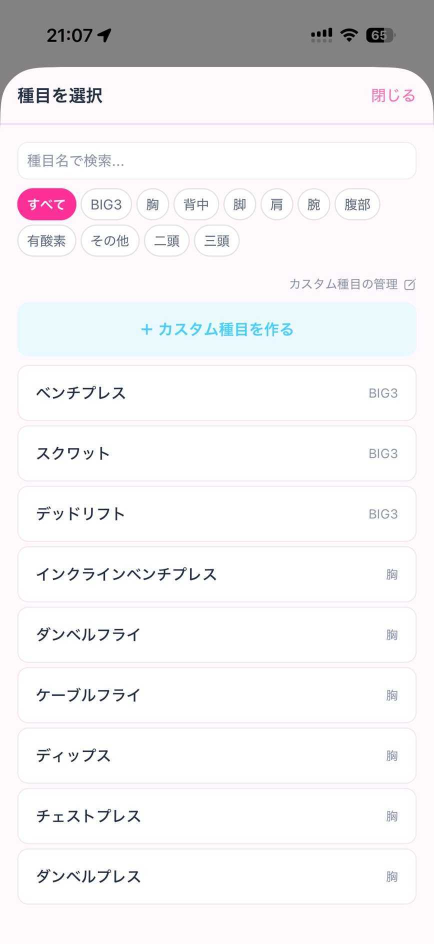
#> input picture docs/screen_shots/raw/category.jpg, 868 x 1887 px (shown at 1/2 size)
$ python -i build_overlays.py   (imports and definitions only)
#> lines starting #> are read from the running program, lines starting #| are printed output that depends on the picture
#!/usr/bin/env python3
"""Compose caption overlays onto the app screenshots.

Two outputs per screenshot, because "a picture that explains the app" and "a file App Store
Connect will accept" are not the same thing:

  overlay/   the caption drawn on the screenshot itself, at its native size
  appstore/  1242x2688, the App Store 6.5" size, with the caption above the screenshot

Plus one extra file the sources cannot provide: `01_hero.png`, a cover built from type and
the app icon rather than from a screen. It is the first thing in the gallery, where a reader
decides in about a second whether the app is for them, and no single screen of the app says
"this is a place to talk" on its own.

1242x2688 is the 6.5" display size (iPhone 11 Pro Max / XS Max). App Store Connect accepts a
6.5" set on its own and derives the larger devices from it; an earlier build targeted 6.9"
(1320x2868) and was rejected on dimensions.

The App Store variant places the screenshot on the canvas rather than scaling it to fit. The
sources are 868x1887 — close to the right aspect but a little over half the resolution — and
enlarging them further would soften every line of text in the UI, which is the part a reader
is being asked to look at.

Google Play gets its own set from the Android screenshots in raw_android/:

  play/  1080x1920 (9:16) gallery images, plus icon_512.png and feature_graphic.png

Play rejects any screenshot whose long side is more than twice its short side, and the
emulator captures (1080x2424) are past that, so they cannot be uploaded as they are. The
layout is the App Store one with the screenshot narrowed until it fits the shorter canvas.

Run from anywhere:  python3 docs/screen_shots/build_overlays.py [appstore|play]
(no argument builds both)
"""

from pathlib import Path

from PIL import Image, ImageDraw, ImageFilter, ImageFont

HERE = Path(__file__).resolve().parent
RAW_DIR = HERE / "raw"
OVERLAY_DIR = HERE / "overlay"
APPSTORE_DIR = HERE / "appstore"
RAW_ANDROID_DIR = HERE / "raw_android"
PLAY_DIR = HERE / "play"
ICON_PATH = HERE.parents[1] / "expo" / "assets" / "images" / "icon.png"

# From expo/src/constants/theme.ts, so the captions sit in the same palette as the UI
# underneath them.
INK = (36, 48, 68)          # textPrimary
MUTED = (94, 106, 125)      # textSecondary
HOT_PINK = (255, 47, 154)
BACKGROUND = (255, 248, 252)
SURFACE_PINK = (255, 234, 245)

# Noto Sans JP, kept next to this script rather than taken from the system.
#
# macOS ships no Japanese face that PIL can open — its Hiragino lives inside a protected
# asset bundle, and the one loose file, Hiragino Sans GB, is the Simplified Chinese cut,
# which gives a handful of kanji their Chinese glyph form. Wrong glyphs on a store listing
# are the kind of thing a Japanese reader notices without being able to say why.
#
# This is the variable build, so every weight comes from one file. Licensed under the SIL
# Open Font License; redistributing it alongside the images is allowed.
FONT_PATH = str(HERE / "fonts" / "NotoSansJP[wght].ttf")
FONT_URL = "https://github.com/google/fonts/raw/main/ofl/notosansjp/NotoSansJP%5Bwght%5D.ttf"

# Black rather than Bold for headlines. At the size a store gallery shows these, Bold reads
# as ordinary text; the extra weight is what makes the headline arrive first.
WEIGHT_HEAD = "Black"
WEIGHT_SUB = "Medium"

# APP_STORE_SIZE is fixed by Apple. The screenshot is placed inside it, never resized to it.
APP_STORE_SIZE = (1242, 2688)
# 9:16 is the ratio Play recommends for phone screenshots; 1080 wide matches the sources.
PLAY_SIZE = (1080, 1920)
PLAY_FEATURE_SIZE = (1024, 500)

# One caption per screenshot. Headlines are kept to roughly 12 characters so they hold one
# line at the size a store gallery shows them.
#
# Written to sound like someone who trains, not like a feature list. A gallery is skimmed:
# "スレッド一覧" tells a reader what the screen is, which they can already see — the line has
# to tell them why they would want it.
CAPTIONS = {
    "threads": ("その話、ここなら通じる", "ラットの軌道もハックの深さも。語れる相手がここにいます"),
    "gym_map": ("設備で選べば、ハズさない", "料金もマシンも先に分かる。地図から気になるジムへ"),
    "machines": ("あのマシン、どこにある？", "Hammer Strength、CYBEX、Nautilus。メーカーから引ける"),
    "category": ("最初から49種目そろってる", "BIG3も腹筋も有酸素も。開いた日からすぐ記録できます"),
    "custom_record": ("無い種目は、作っちゃおう", "部位ごと増やせるから、あなたのメニューがそのまま入る"),
    "memo": ("前回を見ながら、もう1kg", "重量も回数も補助も。保存ボタンは押さなくて大丈夫"),
    "record_menu": ("積み上げた重さは、裏切らない", "累計トン数とトレ日が、続けた分だけ増えていく"),
    "record_graph": ("伸びてるのが、目で分かる", "推定1RMの推移をグラフで。停滞も更新も一目で"),
}

# Play-only wording where the Android capture shows something different. The graph was shot
# on the max-weight tab (the estimated-1RM line of the sample data zigzags), so the subline
# cannot promise 1RM alone.
CAPTIONS_PLAY = {
    **CAPTIONS,
    "record_graph": ("伸びてるのが、目で分かる", "推定1RMも最大重量も、推移をグラフで一目で"),
}

# Gallery order. App Store Connect keeps the order files are added in, and the numbered
# filenames make that order survive a drag-and-drop of the whole folder. Anything not listed
# here still gets built, just after these.
ORDER = [
    "threads",
    "machines",
    "gym_map",
    "category",
    "custom_record",
    "memo",
    "record_menu",
    "record_graph",
]

# Play Console caps a phone gallery at eight images (the App Store allows ten), so with the
# cover that leaves seven screens. The custom-exercise form is the one left out: the graph
# says more about why someone would keep logging, and the picker already shows the catalog.
PLAY_ORDER = [
    "threads",
    "machines",
    "gym_map",
    "memo",
    "record_menu",
    "record_graph",
    "category",
]

# The cover. Lines are broken by hand rather than by the wrapper: this is the one image whose
# rhythm matters more than its fit, and 「登場。」 landing alone on the last line is the point
# of the sentence.
#
# No 「、」 after 筋トレアプリ. The line break already reads as the pause, and a centred line
# ending in a comma sits in its own half-width of blank space, which pulls the line visibly
# off-centre against the two around it.
HERO_HEAD = ["話せる", "筋トレアプリ", "登場。"]
HERO_SUB = ["ジムのマシン1台ごとにスレッドが立つ、", "筋トレ好きのための匿名掲示板。"]
HERO_SHOT = "threads"


# [144 lines left out: functions font, ensure_font, fit_size, wrap, draw_block, make_overlay and 1 more, not called in this run]


def pink_wash(canvas: Image.Image, depth: float, strength: float = 1.0) -> None:
    """Fades the app's pink down from the top of `canvas` over `depth` of its height."""
    cw, ch = canvas.size
    span = max(int(ch * depth), 1)
    grad = Image.new("RGBA", (cw, ch), (0, 0, 0, 0))
    gd = ImageDraw.Draw(grad)
    for i in range(span):
        t = i / span
        gd.line([(0, i), (cw, i)], fill=SURFACE_PINK + (int(255 * strength * (1 - t) ** 1.4),))
    canvas.paste(grad, (0, 0), grad)


# [63 lines left out: functions place_shot, make_appstore, not called in this run]


def make_hero(src: Image.Image, size: tuple[int, int] = APP_STORE_SIZE) -> Image.Image:
    """The cover: icon, headline, and the board screen rising from the bottom.

    Built from type rather than from a screen. It is the first frame in the gallery, read at
    thumbnail size in about a second, and no single screen of the app says "this is somewhere
    to talk" clearly enough on its own at that size.
    """
    cw, ch = size
    canvas = Image.new("RGB", (cw, ch), BACKGROUND)
    pink_wash(canvas, depth=0.60)
    d = ImageDraw.Draw(canvas)

    # Wider than the caption pages use. The headline is set large enough that it will take
    # whatever width it is given, and a line that ends a hair short of the edge reads as
    # deliberate where one that ends flush with it reads as overflow.
    inner = cw - round(cw * 0.095) * 2

    with Image.open(ICON_PATH) as raw_icon:
        raw_icon.load()
        icon_px = round(cw * 0.145)
        icon = rounded(
            raw_icon.convert("RGB").resize((icon_px, icon_px), Image.LANCZOS),
            round(icon_px * 0.235),  # the iOS squircle, near enough at this size
        )
    icon_y = round(ch * 0.050)
    canvas.paste(icon, ((cw - icon_px) // 2, icon_y), icon)

    # Sized off the longest line so all three share one size — stepping the size per line
    # would read as a mistake rather than as emphasis.
    head_size = fit_size(
        d, max(HERO_HEAD, key=len), inner, round(cw * 0.125), bold=True, floor_ratio=0.5
    )
    head_f = font(head_size, bold=True)
    y = icon_y + icon_px + round(ch * 0.032)
    for i, line in enumerate(HERO_HEAD):
        # The last line carries the pink, so the eye lands on 「登場。」 and not on the middle.
        color = HOT_PINK if i == len(HERO_HEAD) - 1 else INK
        w = d.textlength(line, font=head_f)
        d.text(((cw - w) / 2, y), line, font=head_f, fill=color)
        y += round(head_size * 1.24)

    y += round(head_size * 0.30)
    sub_size = fit_size(d, max(HERO_SUB, key=len), inner, round(cw * 0.040), bold=False)
    sub_f = font(sub_size)
    for line in HERO_SUB:
        w = d.textlength(line, font=sub_f)
        d.text(((cw - w) / 2, y), line, font=sub_f, fill=MUTED)
        y += round(sub_size * 1.50)

    place_shot(canvas, src, width_ratio=0.72, y=y + round(ch * 0.030))
    return canvas


# [123 lines left out: functions make_feature_graphic, build_appstore, build_play, main, not called in this run]


# [2 lines not run here, left out]

>>> import cv2
>>> picture = cv2.imread('raw/category.jpg', cv2.IMREAD_GRAYSCALE)
#> picture: shape (1887, 868); min 0, max 255, mean 240.2
>>> result = make_hero(picture)
#> in make_hero, `canvas = Image.new("RGB", (cw, ch), BACKGROUND)`:
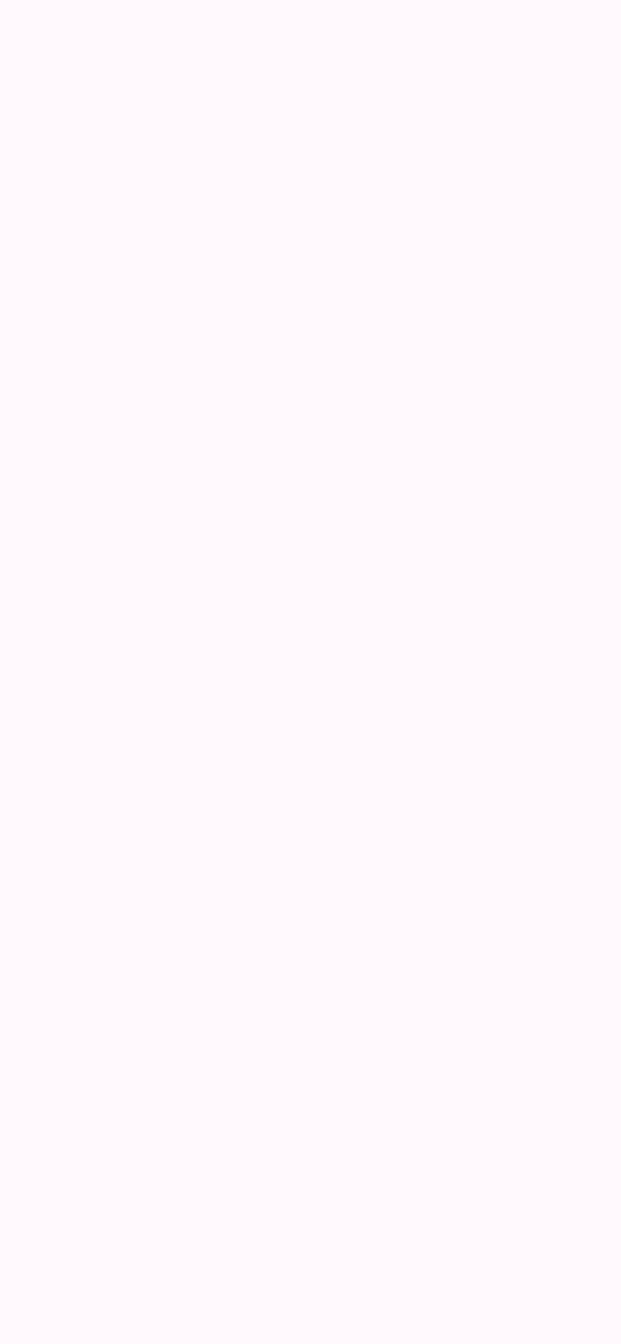
#> canvas: PIL image 1242x2688 RGB (shown at 1/2 size); mean R, G, B 255, 248, 252
#> in pink_wash, `grad = Image.new("RGBA", (cw, ch), (0, 0, 0, 0))`: grad: PIL image 1242x2688 RGBA; every value is 0
#> (the run stopped early here; a loop or call above may not have finished)

$ run again, on docs/screen_shots/raw/record_menu.jpg
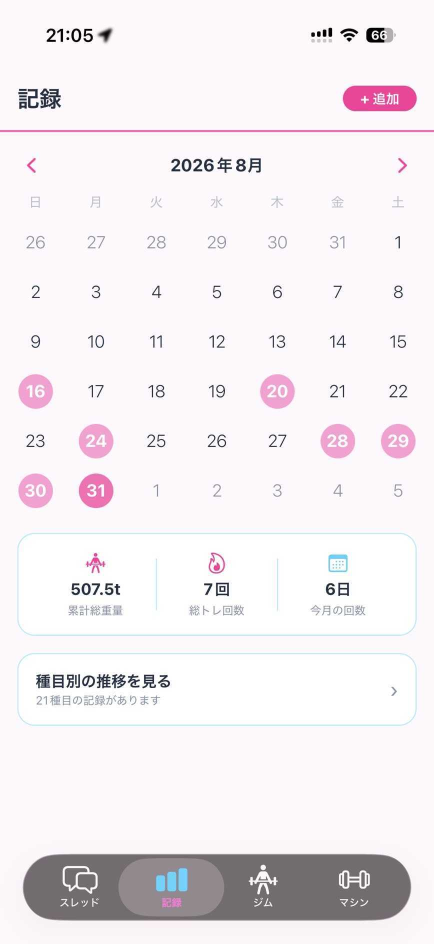
#> input picture docs/screen_shots/raw/record_menu.jpg, 868 x 1887 px (shown at 1/2 size)
#> `picture = cv2.imread('raw/category.jpg', cv2.IMREAD_GRAYSCALE)`:
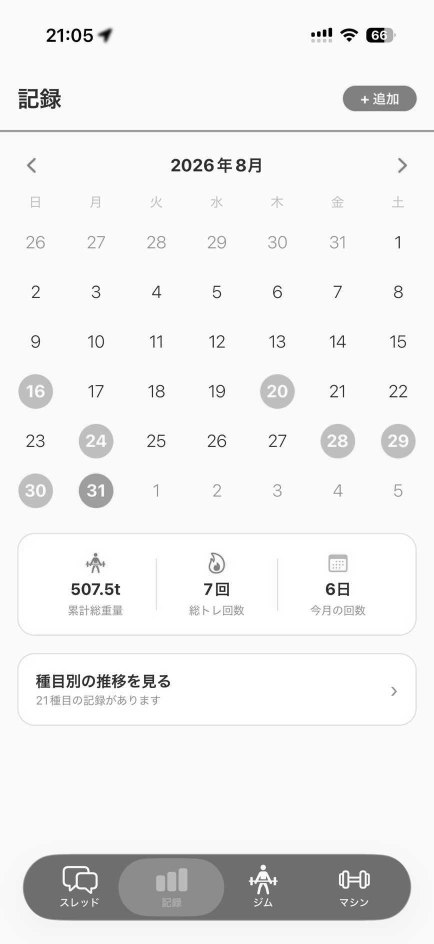
#> picture: shape (1887, 868) (shown at 1/2 size); min 0, max 255, mean 238.4
